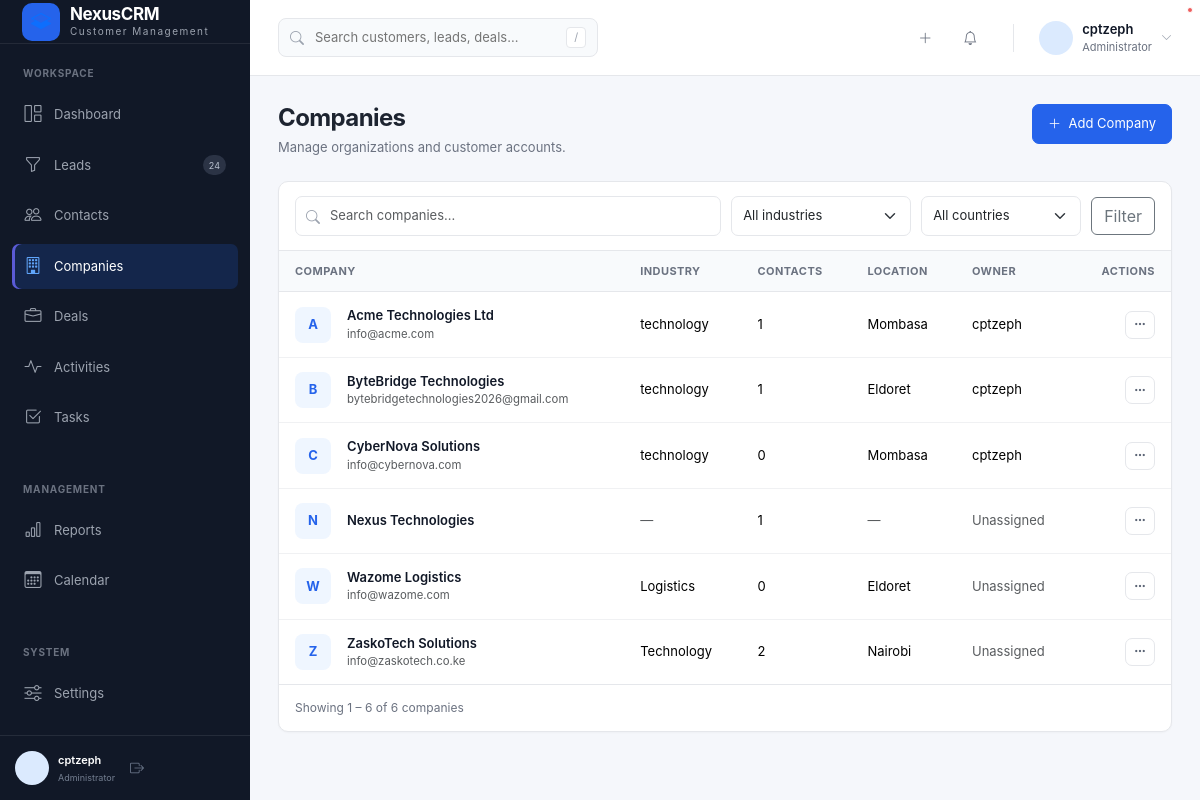
The app's page /companies/ (signed in), older data.
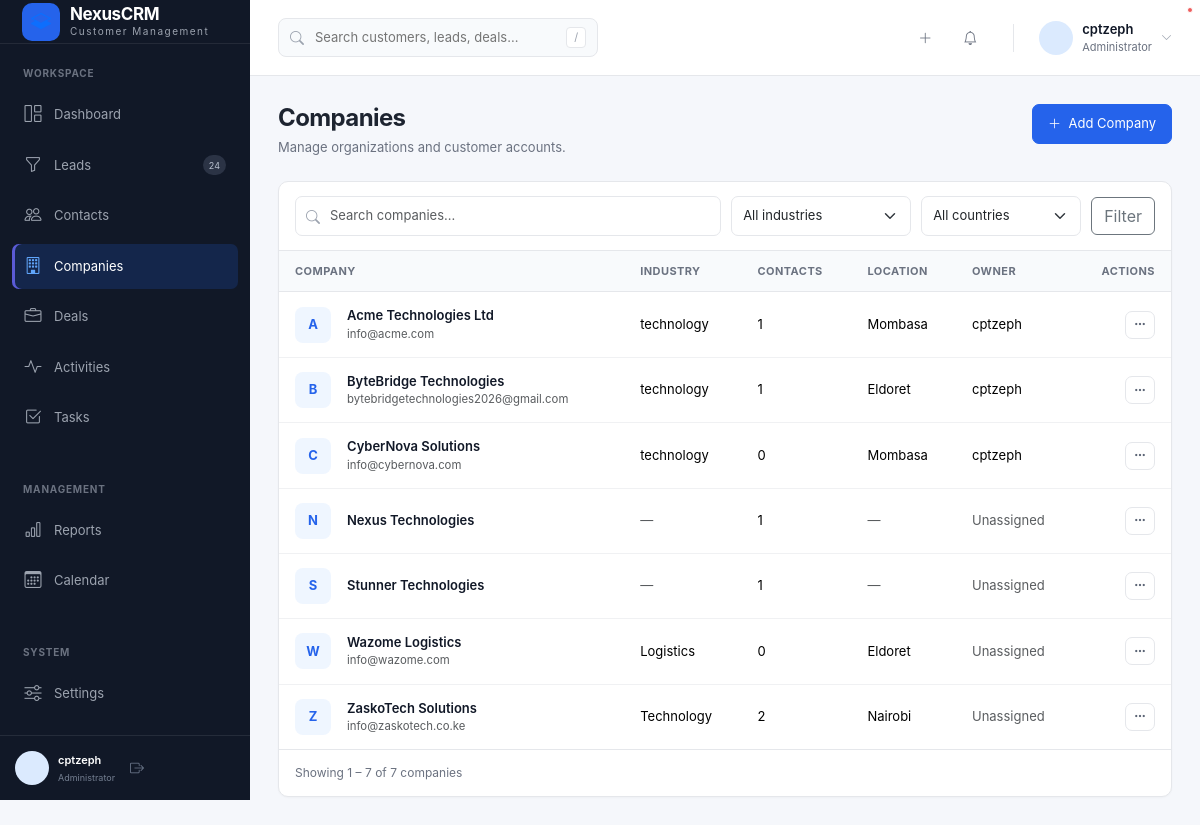
The same page, newer data.
### crmApp/models.py (models this page shows, shortened)
class Company(models.Model):
    INDUSTRY_CHOICES = [
        ("technology", "Technology"),
        ("finance", "Finance"),
        ("healthcare", "Healthcare"),
        ("education", "Education"),
        ("retail", "Retail"),
        ("manufacturing", "Manufacturing"),
        ("real_estate", "Real Estate"),
        ("hospitality", "Hospitality"),
        ("other", "Other"),
    ]
    name = models.CharField(max_length=200)
    industry = models.CharField(
        max_length=50,
        choices=INDUSTRY_CHOICES,
        blank=True
    )
    website = models.URLField(blank=True)
    email = models.EmailField(blank=True)
    phone = models.CharField(max_length=50, blank=True)
    address = models.TextField(blank=True)
    city = models.CharField(max_length=100, blank=True)
    country = models.CharField(max_length=100, blank=True)
    description = models.TextField(blank=True)
    owner = models.ForeignKey(
        User,
        on_delete=models.SET_NULL,
        null=True,
        blank=True,
        related_name="owned_companies"
    )
    created_at = models.DateTimeField(auto_now_add=True)
    updated_at = models.DateTimeField(auto_now=True)
    class Meta:
        ordering = ["name"]

### crmApp/views.py (the view, shortened to what this page needs)
@login_required
def company_list(request):
    companies = Company.objects.select_related(
        "owner"
    ).prefetch_related(
        "contacts"
    )
    search = request.GET.get("search", "").strip()
    industry = request.GET.get("industry", "").strip()
    country = request.GET.get("country", "").strip()
    if industry:
        companies = companies.filter(
            industry=industry
        )
    if country:
        companies = companies.filter(
            country=country
        )
    industries = (
        Company.objects
        .exclude(industry="")
        .values_list("industry", flat=True)
        .distinct()
        .order_by("industry")
    )
    countries = (
        Company.objects
        .exclude(country="")
        .values_list("country", flat=True)
        .distinct()
        .order_by("country")
    )
    paginator = Paginator(companies, 10)
    page_number = request.GET.get("page")
    page_obj = paginator.get_page(page_number)
    context = {
        "page_obj": page_obj,
        "companies": page_obj.object_list,
        "search": search,
        "selected_industry": industry,
        "selected_country": country,
        "industries": industries,
        "countries": countries,
    }
    return render(
        request,
        "crmApp/companies/company_list.html",
        context
    )

### crmApp/context_processors.py (called while the page is built, shortened)
def crm_permissions(request):
    user = request.user
    role = get_user_role(user)
    return {
        "crm_role": role,
        "can_create_records": can_create(user),
        "can_edit_all_records": role in {
            ROLE_ADMIN,
            ROLE_MANAGER,
            ROLE_SUPPORT,
        },
        "can_delete_records": role in {
            ROLE_ADMIN,
            ROLE_MANAGER,
        },
    }

### crmApp/permissions.py (called while the page is built)
def get_user_role(user):
    if not user or not user.is_authenticated:
        return None
    if user.is_superuser:
        return ROLE_ADMIN
    profile = getattr(user, "profile", None)
    if not profile:
        return ROLE_VIEWER
    return profile.role

def can_create(user):
    role = get_user_role(user)
    return role in {
        ROLE_ADMIN,
        ROLE_MANAGER,
        ROLE_SALES,
    }

### templates/crmApp/companies/company_list.html (shortened to what the changed rows need)
{% extends "crmApp/base.html" %}
{% block content %}
<div class="page-header">
    <div>
        <h1 class="page-title">
            Companies
        </h1>
    </div>
</div>
<div class="crm-card">
    {% if companies %}
        <div class="table-responsive">
            <table class="table crm-table">
                <thead>
                    <tr>
                        <th>
                            Company
                        </th>
                        <th>
                            Industry
                        </th>
                        <th>
                            Contacts
                        </th>
                        <th>
                            Location
                        </th>
                        <th>
                            Owner
                        </th>
                        <th class="text-end">
                            Actions
                        </th>
                    </tr>
                </thead>
                <tbody>
                    {% for company in companies %}
                        <tr>
                            <td>
                                <div class="d-flex align-items-center gap-3">
                                    <div class="company-avatar">
                                        {{ company.name|first|upper }}
                                    </div>
                                    <div>
                                        <a
                                            href="{% url 'company_detail' company.pk %}"
                                            class="table-link"
                                        >
                                            {{ company.name }}
                                        </a>
                                        {% if company.email %}
                                            <div class="text-muted small">
                                                {{ company.email }}
                                            </div>
                                        {% endif %}
                                    </div>
                                </div>
                            </td>
                            <td>
                                {% if company.industry %}
                                    {{ company.industry }}
                                {% else %}
                                    <span class="text-muted">—</span>
                                {% endif %}
                            </td>
                            <td>
                                {{ company.contacts.count }}
                            </td>
                            <td>
                                {% if company.city %}
                                    {{ company.city }}
                                {% elif company.country %}
                                    {{ company.country }}
                                {% else %}
                                    <span class="text-muted">—</span>
                                {% endif %}
                            </td>
                            <td>
                                {% if company.owner %}
                                    {{ company.owner.get_full_name|default:company.owner.username }}
                                {% else %}
                                    <span class="text-muted">
                                        Unassigned
                                    </span>
                                {% endif %}
                            </td>
                            <td class="text-end">
                                <div class="dropdown">
                                    <button
                                        class="btn btn-sm btn-light"
                                        type="button"
                                        data-bs-toggle="dropdown"
                                        aria-expanded="false"
                                    >
                                        <i class="bi bi-three-dots"></i>
                                    </button>
                                </div>
                            </td>
                        </tr>
                    {% endfor %}
                </tbody>
            </table>
        </div>
        <div class="crm-pagination">
            <div class="pagination-info">
                Showing
                {{ page_obj.start_index }}
                –
                {{ page_obj.end_index }}
                of
                {{ page_obj.paginator.count }}
                companies
            </div>
        </div>
    {% endif %}
</div>
{% endblock %}

Row changes from the older to the newer data that the page shows:
added Company: name|first "S", name "Stunner Technologies", contacts.count "1", shows "Unassigned"
Text that changed along with them:
{{ page_obj.end_index }}: "6" → "7"
{{ page_obj.paginator.count }}: "6" → "7"
